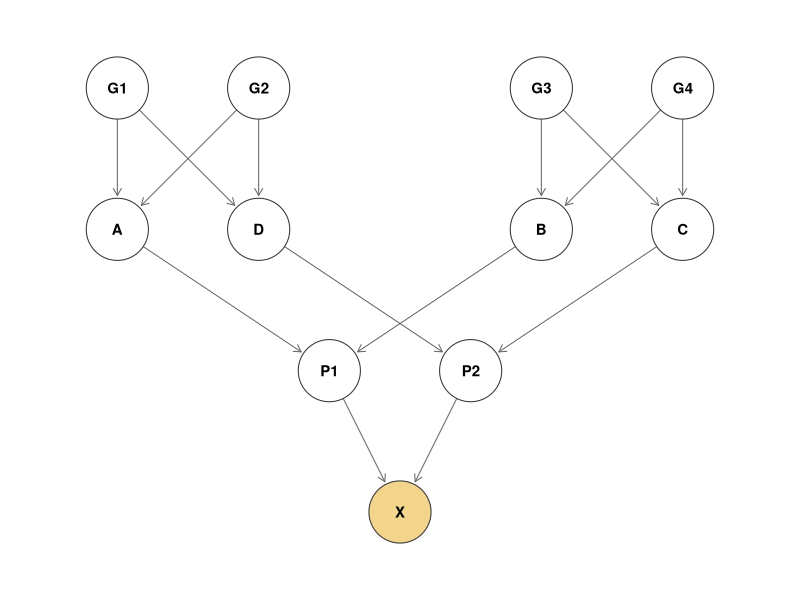
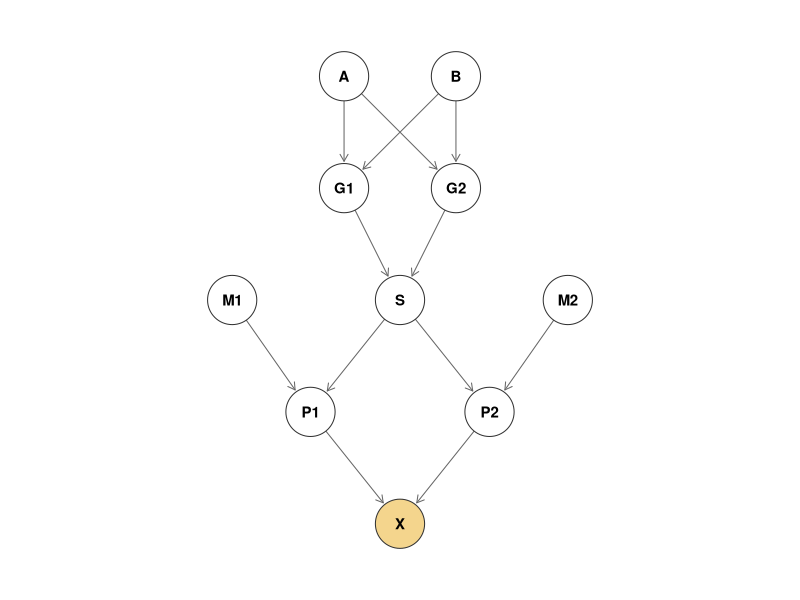
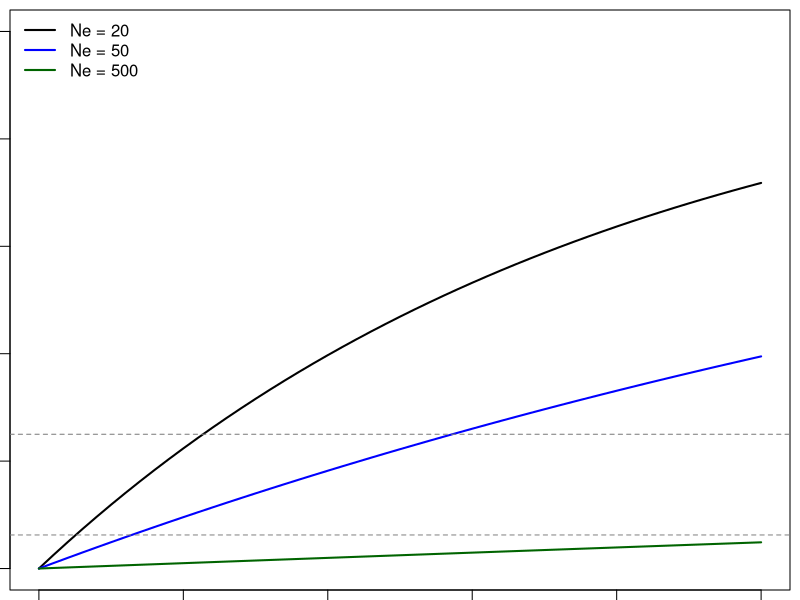

R code for these plots, in order:
## ---- chunk 1
# Draws a pedigree as an arrow diagram (arrows run from parent to offspring).
# nodes: data frame with id, x, y. ped: data frame with id, mother, father.
draw_pedigree <- function(nodes, ped, highlight = NULL, r = 0.22) {
  par(mar = c(0.5, 0.5, 0.5, 0.5))
  plot(nodes$x, nodes$y, type = "n", axes = FALSE, xlab = "", ylab = "", asp = 1,
       xlim = range(nodes$x) + c(-0.4, 0.4), ylim = range(nodes$y) + c(-0.4, 0.4))
  for (i in seq_len(nrow(ped))) {
    for (p in c(ped$mother[i], ped$father[i])) {
      if (is.na(p)) next
      from <- nodes[nodes$id == p, ]; to <- nodes[nodes$id == ped$id[i], ]
      dx <- to$x - from$x; dy <- to$y - from$y; d <- sqrt(dx^2 + dy^2)
      # start and stop the arrow at the edge of each circle
      arrows(from$x + r * dx / d, from$y + r * dy / d,
             to$x - (r + 0.02) * dx / d, to$y - (r + 0.02) * dy / d,
             length = 0.08, col = "grey40")
    }
  }
  fill <- ifelse(nodes$id %in% highlight, "#f4d58d", "white")
  symbols(nodes$x, nodes$y, circles = rep(r, nrow(nodes)), inches = FALSE,
          add = TRUE, bg = fill, fg = "grey20")
  text(nodes$x, nodes$y, nodes$id, font = 2, cex = 0.9)
}
## ---- chunk 2
ped1_nodes <- data.frame(
  id = c("G1", "G2", "G3", "G4", "A", "D", "B", "C", "P1", "P2", "X"),
  x  = c(0, 1, 3, 4, 0, 1, 3, 4, 1.5, 2.5, 2),
  y  = c(4, 4, 4, 4, 3, 3, 3, 3, 2, 2, 1))
ped1 <- data.frame(
  id     = c("G1", "G2", "G3", "G4", "A", "D", "B", "C", "P1", "P2", "X"),
  mother = c(NA, NA, NA, NA, "G2", "G2", "G4", "G4", "B", "D", "P2"),
  father = c(NA, NA, NA, NA, "G1", "G1", "G3", "G3", "A", "C", "P1"))
draw_pedigree(ped1_nodes, ped1, highlight = "X")
## ---- chunk 3
ped2_nodes <- data.frame(
  id = c("A", "B", "G1", "G2", "S", "M1", "M2", "P1", "P2", "X"),
  x  = c(1.5, 2.5, 1.5, 2.5, 2, 0.5, 3.5, 1.2, 2.8, 2),
  y  = c(5, 5, 4, 4, 3, 3, 3, 2, 2, 1))
ped2 <- data.frame(
  id     = c("A", "B", "G1", "G2", "S", "M1", "M2", "P1", "P2", "X"),
  mother = c(NA, NA, "B", "B", "G2", NA, NA, "M1", "M2", "P2"),
  father = c(NA, NA, "A", "A", "G1", NA, NA, "S", "S", "P1"))
draw_pedigree(ped2_nodes, ped2, highlight = "X")
## ---- chunk 4
inbreeding_F <- function(ped, focal) {
  ids <- ped$id
  n <- nrow(ped)
  k <- matrix(0, n, n, dimnames = list(ids, ids))   # kinship of every pair
  for (i in seq_len(n)) {
    parents <- c(ped$mother[i], ped$father[i])
    known <- !is.na(parents)
    # kinship of an individual with itself: 1/2 (1 + its own F)
    k[i, i] <- 0.5 * (1 + if (all(known)) k[parents[1], parents[2]] else 0)
    # kinship with everyone listed earlier: average kinship of its parents with them
    if (i > 1) for (j in seq_len(i - 1)) {
      k[i, j] <- k[j, i] <- 0.5 * sum(k[j, parents[known]])
    }
  }
  focal_row <- ped[ped$id == focal, ]
  k[focal_row$mother, focal_row$father]   # F of focal = kinship of its parents
}
## ---- chunk 5
q <- c(0.1, 0.01, 0.001)       # frequency of the recessive allele
p <- 1 - q
F <- 1 / 16                    # offspring of first cousins
risk_unrelated <- q^2
risk_cousins   <- q^2 + F * p * q
data.frame(q, risk_unrelated, risk_cousins,
           times_higher = risk_cousins / risk_unrelated)
## ---- chunk 6
t <- 0:50
plot(t, 1 - (1 - 1 / (2 * 20))^t, type = "l", lwd = 2, ylim = c(0, 1),
     xlab = "Generation", ylab = "Inbreeding coefficient, F")
lines(t, 1 - (1 - 1 / (2 * 50))^t, lwd = 2, col = "blue")
lines(t, 1 - (1 - 1 / (2 * 500))^t, lwd = 2, col = "darkgreen")
abline(h = c(1 / 16, 1 / 4), lty = 2, col = "grey50")
legend("topleft", legend = c("Ne = 20", "Ne = 50", "Ne = 500"),
       col = c("black", "blue", "darkgreen"), lwd = 2, bty = "n")
